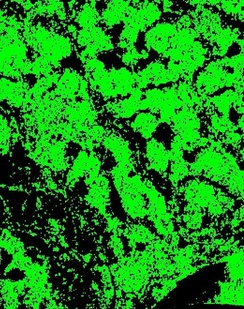
%> input picture Results/Beforemap.jpg, 244 x 309 px, shrunk from 513 x 650 before the run
$ octave Changedetection.m   (GNU Octave 9; MATLAB toolbox functions it lacks are replaced by stand-ins)
%> lines starting %> are read from the running program, lines starting %| are printed output that depends on the picture
% For identifying the changes happened on coconut trees
A = imread('Beforemap.jpg');
%> A is the input picture: size 309x244x3 uint8; mean R, G, B 24.4, 138.4, 25.1
B = imread('Aftermap.jpg');
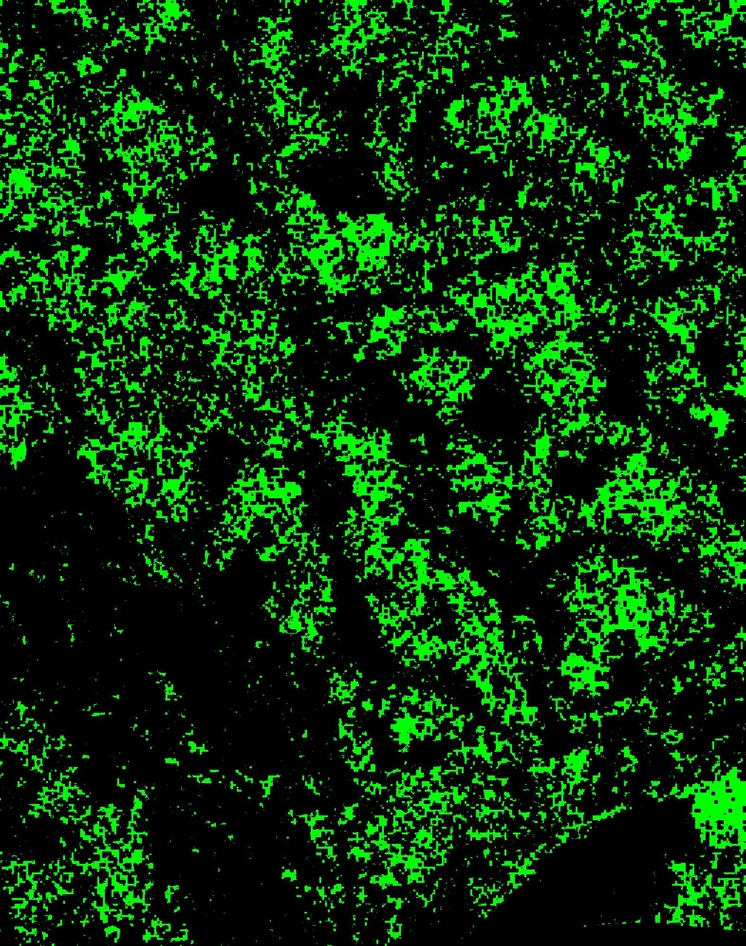
%> input picture Results/Aftermap.jpg, 746 x 946 px, shrunk from 1572 x 1992 before the run
%> B is the input picture: size 946x746x3 uint8; mean R, G, B 9.8, 49.2, 10.2
imshowpair(A,B,'diff')
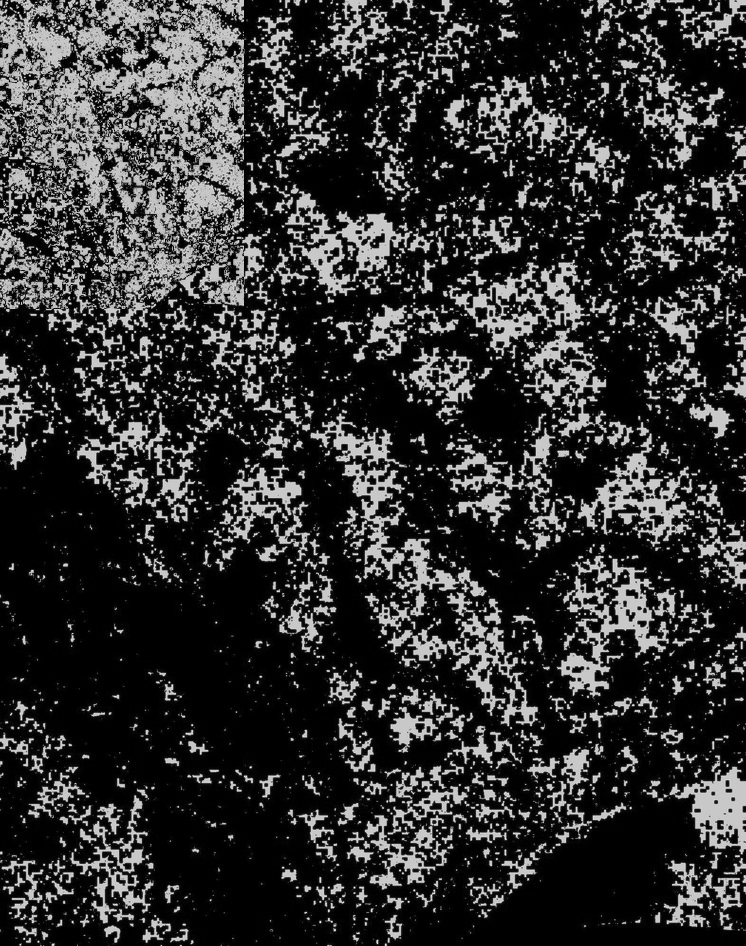
%> displayed picture: size 946x746, on the screen's scale of 0 to 255; min 0, max 255, mean 50.1
imshow(C)
%> (this line was passed over: C is not available in this run)
imwrite(C,'Final_Change_Map.png');
